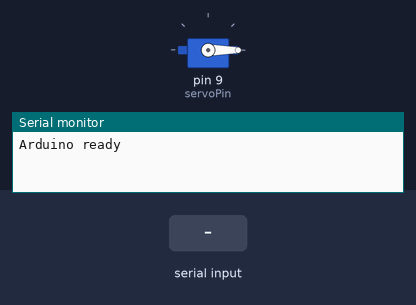
Bench run of a sketch on a simulated Arduino Uno, built with avr-gcc and run on an emulated ATmega328P. Parts: servo, the last lines printed to the serial monitor. Inputs (shaded band) come from the test bench.

Above: at 1.2 s.
1.3 s: "90,45\n" received over Serial
At 2.3 s:
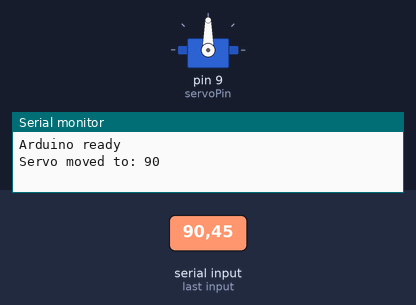
2.8 s: "30,150\n" received over Serial
At 3.5 s:
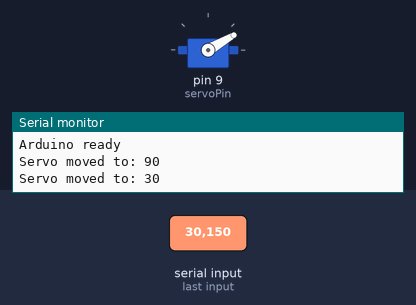
4.3 s: "90\n" received over Serial
At 5.7 s:
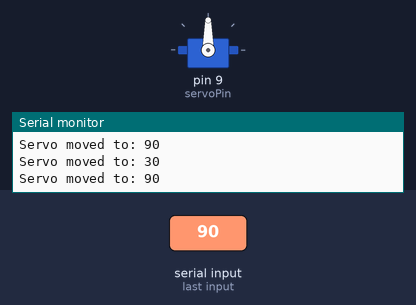
Timing chart, 0 to 7.3 s (numbered marks = the images above; inputs shaded):
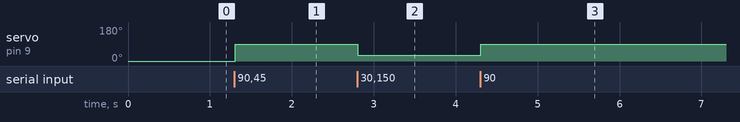

Measured:
- after the input at 1.3 s, servo on pin 9 (servoPin): 0° → 90° at once
- after the input at 2.8 s, servo on pin 9 (servoPin): 90° → 30° at once
- after the input at 4.3 s, servo on pin 9 (servoPin): 30° → 90° at once

The sketch:

hand_gesture_servo.ino
```cpp
#include <Servo.h>

Servo myServo;        // Create a servo object
const int servoPin = 9;  // Pin where the servo motor is connected
int currentAngle = 0;  // Current servo angle (default 0 degrees)

void setup() {
  Serial.begin(9600);      // Initialize serial communication
  myServo.attach(servoPin); // Attach the servo motor to pin 9
  myServo.write(currentAngle); // Initialize the servo to 0 degrees
  Serial.println("Arduino ready");
}

void loop() {
  // Check if data is available from the serial port
  if (Serial.available() > 0) {
    String receivedData = Serial.readStringUntil('\n'); // Read until newline
    receivedData.trim();  // Remove any whitespace or newline characters

    // Convert the received data to an integer (servo angle)
    int newAngle = receivedData.toInt();

    // Ensure the angle is valid (between 0 and 180 degrees)
    if (newAngle >= 0 && newAngle <= 180) {
      currentAngle = newAngle;
      myServo.write(currentAngle);  // Move the servo to the new angle
      Serial.print("Servo moved to: ");
      Serial.println(currentAngle);
    } else {
      Serial.println("Invalid angle received");
    }
  }
}
```
